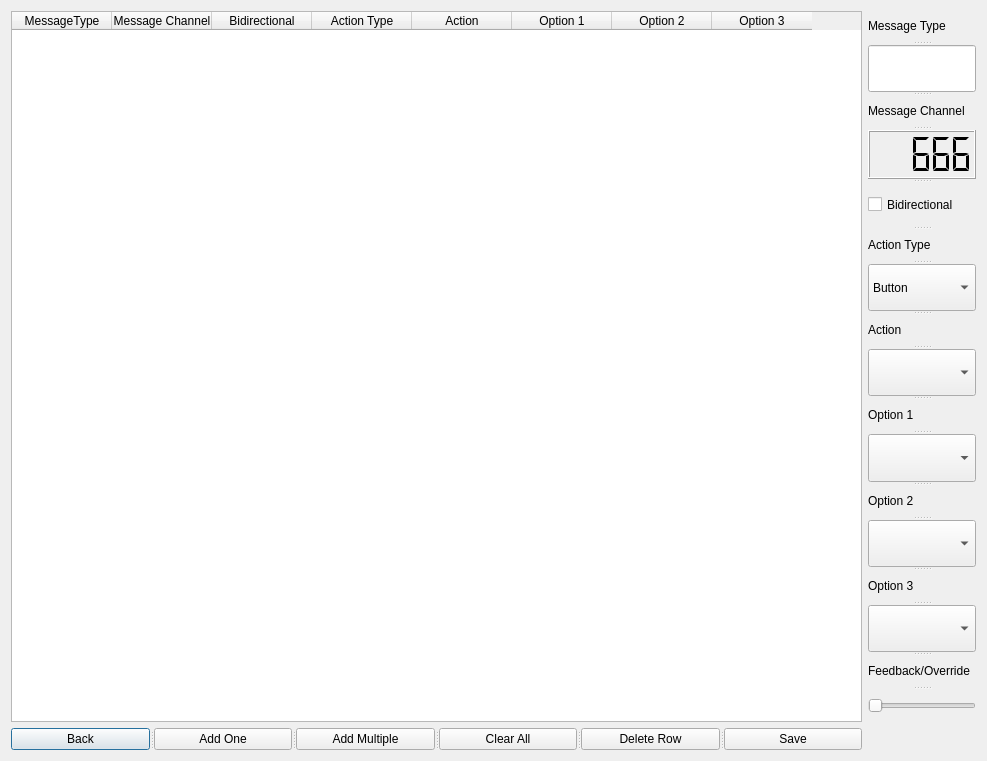
<?xml version="1.0" encoding="UTF-8"?>
<ui version="4.0">
 <class>ConfigWindow</class>
 <widget class="QDialog" name="ConfigWindow">
  <property name="geometry">
   <rect>
    <x>0</x>
    <y>0</y>
    <width>987</width>
    <height>761</height>
   </rect>
  </property>
  <property name="sizePolicy">
   <sizepolicy hsizetype="MinimumExpanding" vsizetype="MinimumExpanding">
    <horstretch>0</horstretch>
    <verstretch>0</verstretch>
   </sizepolicy>
  </property>
  <property name="baseSize">
   <size>
    <width>800</width>
    <height>600</height>
   </size>
  </property>
  <property name="windowTitle">
   <string>Dialog</string>
  </property>
  <layout class="QGridLayout" name="gridLayout">
   <item row="0" column="1">
    <widget class="QSplitter" name="splitter_3">
     <property name="orientation">
      <enum>Qt::Vertical</enum>
     </property>
     <widget class="QLabel" name="label_7">
      <property name="sizePolicy">
       <sizepolicy hsizetype="MinimumExpanding" vsizetype="Preferred">
        <horstretch>0</horstretch>
        <verstretch>0</verstretch>
       </sizepolicy>
      </property>
      <property name="text">
       <string>Message Type</string>
      </property>
     </widget>
     <widget class="QLineEdit" name="lin_mtype">
      <property name="sizePolicy">
       <sizepolicy hsizetype="MinimumExpanding" vsizetype="Preferred">
        <horstretch>0</horstretch>
        <verstretch>0</verstretch>
       </sizepolicy>
      </property>
      <property name="readOnly">
       <bool>true</bool>
      </property>
     </widget>
     <widget class="QLabel" name="label">
      <property name="sizePolicy">
       <sizepolicy hsizetype="MinimumExpanding" vsizetype="Preferred">
        <horstretch>0</horstretch>
        <verstretch>0</verstretch>
       </sizepolicy>
      </property>
      <property name="text">
       <string>Message Channel</string>
      </property>
     </widget>
     <widget class="QLCDNumber" name="num_mchan">
      <property name="sizePolicy">
       <sizepolicy hsizetype="MinimumExpanding" vsizetype="Preferred">
        <horstretch>0</horstretch>
        <verstretch>0</verstretch>
       </sizepolicy>
      </property>
      <property name="segmentStyle">
       <enum>QLCDNumber::Flat</enum>
      </property>
      <property name="intValue" stdset="0">
       <number>666</number>
      </property>
     </widget>
     <widget class="QCheckBox" name="checkBox">
      <property name="sizePolicy">
       <sizepolicy hsizetype="MinimumExpanding" vsizetype="Preferred">
        <horstretch>0</horstretch>
        <verstretch>0</verstretch>
       </sizepolicy>
      </property>
      <property name="text">
       <string>Bidirectional</string>
      </property>
     </widget>
     <widget class="QLabel" name="label_4">
      <property name="sizePolicy">
       <sizepolicy hsizetype="MinimumExpanding" vsizetype="Preferred">
        <horstretch>0</horstretch>
        <verstretch>0</verstretch>
       </sizepolicy>
      </property>
      <property name="text">
       <string>Action Type</string>
      </property>
     </widget>
     <widget class="QComboBox" name="cb_atype">
      <property name="sizePolicy">
       <sizepolicy hsizetype="MinimumExpanding" vsizetype="Preferred">
        <horstretch>0</horstretch>
        <verstretch>0</verstretch>
       </sizepolicy>
      </property>
      <item>
       <property name="text">
        <string>Button</string>
       </property>
      </item>
      <item>
       <property name="text">
        <string>Fader</string>
       </property>
      </item>
     </widget>
     <widget class="QLabel" name="label_5">
      <property name="sizePolicy">
       <sizepolicy hsizetype="MinimumExpanding" vsizetype="Preferred">
        <horstretch>0</horstretch>
        <verstretch>0</verstretch>
       </sizepolicy>
      </property>
      <property name="text">
       <string>Action</string>
      </property>
     </widget>
     <widget class="QComboBox" name="cb_action">
      <property name="sizePolicy">
       <sizepolicy hsizetype="MinimumExpanding" vsizetype="Preferred">
        <horstretch>0</horstretch>
        <verstretch>0</verstretch>
       </sizepolicy>
      </property>
     </widget>
     <widget class="QLabel" name="label_6">
      <property name="sizePolicy">
       <sizepolicy hsizetype="MinimumExpanding" vsizetype="Preferred">
        <horstretch>0</horstretch>
        <verstretch>0</verstretch>
       </sizepolicy>
      </property>
      <property name="text">
       <string>Option 1</string>
      </property>
     </widget>
     <widget class="QComboBox" name="cb_param1">
      <property name="sizePolicy">
       <sizepolicy hsizetype="MinimumExpanding" vsizetype="Preferred">
        <horstretch>0</horstretch>
        <verstretch>0</verstretch>
       </sizepolicy>
      </property>
     </widget>
     <widget class="QLabel" name="label_9">
      <property name="sizePolicy">
       <sizepolicy hsizetype="MinimumExpanding" vsizetype="Preferred">
        <horstretch>0</horstretch>
        <verstretch>0</verstretch>
       </sizepolicy>
      </property>
      <property name="text">
       <string>Option 2</string>
      </property>
     </widget>
     <widget class="QComboBox" name="cb_param2">
      <property name="sizePolicy">
       <sizepolicy hsizetype="MinimumExpanding" vsizetype="Preferred">
        <horstretch>0</horstretch>
        <verstretch>0</verstretch>
       </sizepolicy>
      </property>
     </widget>
     <widget class="QLabel" name="label_10">
      <property name="sizePolicy">
       <sizepolicy hsizetype="MinimumExpanding" vsizetype="Preferred">
        <horstretch>0</horstretch>
        <verstretch>0</verstretch>
       </sizepolicy>
      </property>
      <property name="text">
       <string>Option 3</string>
      </property>
     </widget>
     <widget class="QComboBox" name="cb_param3">
      <property name="sizePolicy">
       <sizepolicy hsizetype="MinimumExpanding" vsizetype="Preferred">
        <horstretch>0</horstretch>
        <verstretch>0</verstretch>
       </sizepolicy>
      </property>
     </widget>
     <widget class="QLabel" name="label_8">
      <property name="sizePolicy">
       <sizepolicy hsizetype="MinimumExpanding" vsizetype="Preferred">
        <horstretch>0</horstretch>
        <verstretch>0</verstretch>
       </sizepolicy>
      </property>
      <property name="text">
       <string>Feedback/Override</string>
      </property>
     </widget>
     <widget class="QSlider" name="slider_override">
      <property name="sizePolicy">
       <sizepolicy hsizetype="MinimumExpanding" vsizetype="Preferred">
        <horstretch>0</horstretch>
        <verstretch>0</verstretch>
       </sizepolicy>
      </property>
      <property name="orientation">
       <enum>Qt::Horizontal</enum>
      </property>
     </widget>
    </widget>
   </item>
   <item row="1" column="0">
    <widget class="QSplitter" name="splitter">
     <property name="orientation">
      <enum>Qt::Horizontal</enum>
     </property>
     <widget class="QPushButton" name="btnBack">
      <property name="sizePolicy">
       <sizepolicy hsizetype="MinimumExpanding" vsizetype="MinimumExpanding">
        <horstretch>0</horstretch>
        <verstretch>0</verstretch>
       </sizepolicy>
      </property>
      <property name="text">
       <string>Back</string>
      </property>
     </widget>
     <widget class="QPushButton" name="pushButton">
      <property name="text">
       <string>Add One</string>
      </property>
     </widget>
     <widget class="QPushButton" name="pushButton_2">
      <property name="text">
       <string>Add Multiple</string>
      </property>
     </widget>
     <widget class="QPushButton" name="btnClear">
      <property name="sizePolicy">
       <sizepolicy hsizetype="MinimumExpanding" vsizetype="MinimumExpanding">
        <horstretch>0</horstretch>
        <verstretch>0</verstretch>
       </sizepolicy>
      </property>
      <property name="text">
       <string>Clear All</string>
      </property>
     </widget>
     <widget class="QPushButton" name="btnDel">
      <property name="sizePolicy">
       <sizepolicy hsizetype="MinimumExpanding" vsizetype="MinimumExpanding">
        <horstretch>0</horstretch>
        <verstretch>0</verstretch>
       </sizepolicy>
      </property>
      <property name="text">
       <string>Delete Row</string>
      </property>
     </widget>
     <widget class="QPushButton" name="btnSave">
      <property name="sizePolicy">
       <sizepolicy hsizetype="MinimumExpanding" vsizetype="MinimumExpanding">
        <horstretch>0</horstretch>
        <verstretch>0</verstretch>
       </sizepolicy>
      </property>
      <property name="text">
       <string>Save</string>
      </property>
     </widget>
    </widget>
   </item>
   <item row="0" column="0">
    <widget class="QTableWidget" name="tableWidget">
     <property name="sizePolicy">
      <sizepolicy hsizetype="MinimumExpanding" vsizetype="MinimumExpanding">
       <horstretch>3</horstretch>
       <verstretch>0</verstretch>
      </sizepolicy>
     </property>
     <property name="selectionBehavior">
      <enum>QAbstractItemView::SelectRows</enum>
     </property>
     <column>
      <property name="text">
       <string>MessageType</string>
      </property>
     </column>
     <column>
      <property name="text">
       <string>Message Channel</string>
      </property>
     </column>
     <column>
      <property name="text">
       <string>Bidirectional</string>
      </property>
     </column>
     <column>
      <property name="text">
       <string>Action Type</string>
      </property>
     </column>
     <column>
      <property name="text">
       <string>Action</string>
      </property>
     </column>
     <column>
      <property name="text">
       <string>Option 1</string>
      </property>
     </column>
     <column>
      <property name="text">
       <string>Option 2</string>
      </property>
     </column>
     <column>
      <property name="text">
       <string>Option 3</string>
      </property>
     </column>
    </widget>
   </item>
  </layout>
 </widget>
 <resources/>
 <connections/>
</ui>
